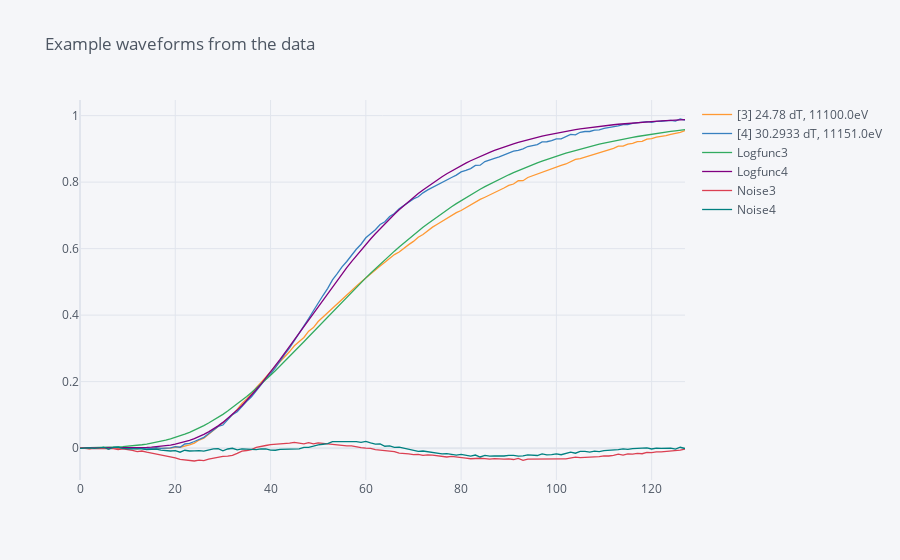
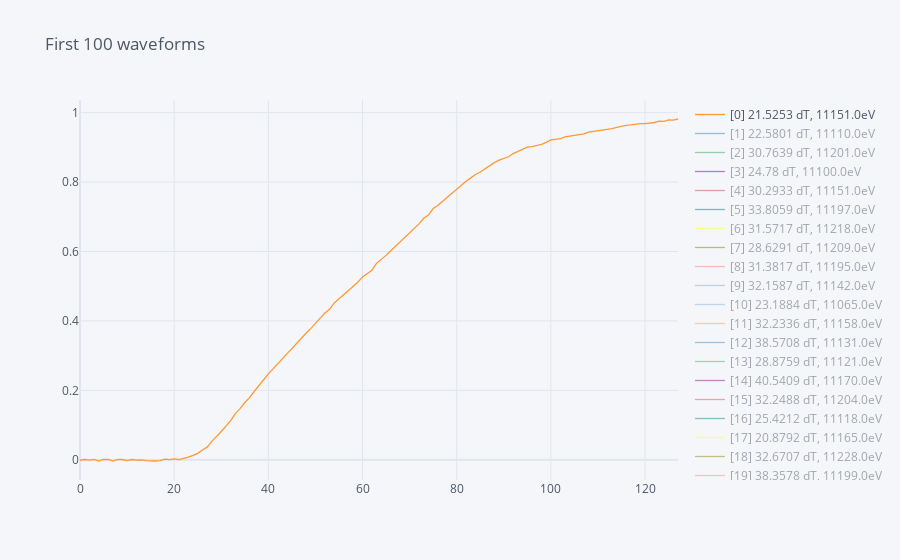

These figures' notebook cell, in order:
### Code cell
# Generalised logistic function
logfunc = lambda t, B, v, t_0: (1+np.exp(-B*(t-t_0)))**(-1/v)
logfunc_127 = lambda t, B, v, t_0: (1+np.exp(-B*(t/127-t_0)))**(-1/v)
t_0_shift = lambda B, v, xy_tup: xy_tup[0] + np.log(xy_tup[1]**(-v) - 1) / B
logfunc_xy = lambda t, B, v, xy_tup: (1+np.exp(-B*(t-t_0_shift(B, v, xy_tup))))**(-1/v)

col_for_str = lambda df, col: [c for c in df.columns if col in c][0]
# waveform = lambda df: {f"[{cn}]": df[col_for_colnum(df, cn)] for cn in range(len(df.columns))}
colcontains = lambda df, contains: df[col_for_str(df, contains)]
# t_0_shift = lambda B, v: 0.5 + math.log(0.5**(-v) - 1) / B

df = get_waveforms(3,5, source_data=data0)
#3
df["Logfunc3"] = [logfunc_xy(t/127, 5.2, 0.00001, (60/127,0.512045)) for t in range(0,128)]
# df["Logfunc3_0"] = [logfunc_xy(t/127, 5, 0.1, (60/127,0.512045)) for t in range(0,128)]
#4
df["Logfunc4"] = [logfunc_xy(t/127, 7, 0.001, (60/127,0.632591-0.02)) for t in range(0,128)]
# df["Logfunc4_0"] = [logfunc_xy(t/127, 7.2, 0.001, (60/127,0.632591-0.02)) for t in range(0,128)]
df["Noise3"] = colcontains(df, "[3]") - df["Logfunc3"]
df["Noise4"] =colcontains(df, "[4]") - df["Logfunc4"]
square_sum = lambda series: (series*series).sum()
print(square_sum(df["Noise3"]),square_sum(df["Noise4"]))
#[["Noise3", "Noise4"]]
df.iplot(title="Example waveforms from the data")
get_waveforms(0,100, source_data=data0).iplot(title="First 100 waveforms")
